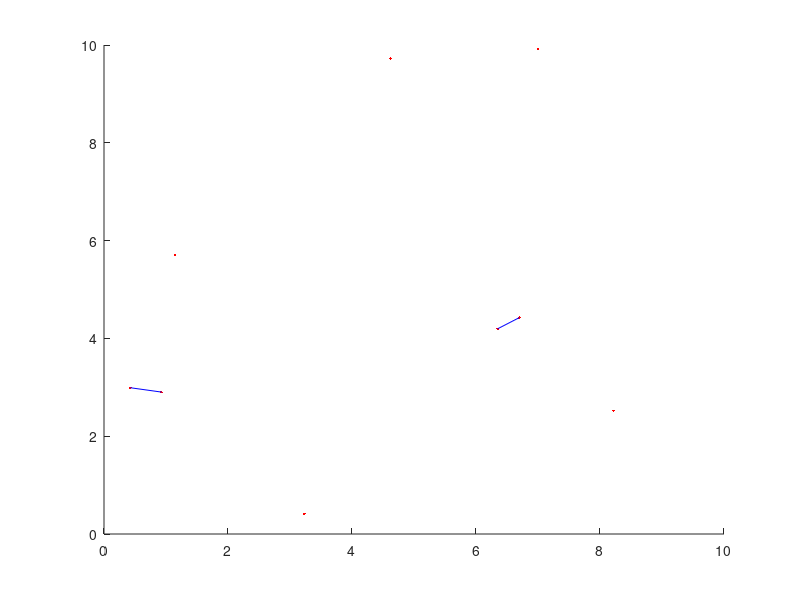

This chart was generated by the following MATLAB code:
% Implementation of a Simple PRM Algorithm 
% of size 10 by 10 squared meters.
clear all;
clf;
D = 1; % Distance to new node
N = 10; % Number of Iterations
M = []; % Map of all nodes
j = 1;
while j < N
 xRand = 10*rand(1,2); % Generate Random Pair of Coordinates
 M=[M; xRand];
 con=[]; % Connections
 for i = 1:size(M,1)
 d = norm(M(i,:)-xRand);
 if d<D && d>eps % Add Connections from xRand to neighbour
 con = [con; xRand, M(i,:)];
 end
 end
 j = j + 1; % Next Iteration
 line(xRand(1), xRand(2), 'Color', 'r', 'Marker', '.');
 for i = 1:size(con,1)
 line(con(i,[1,3]), con(i,[2,4]), 'Color', 'b');
 end
end